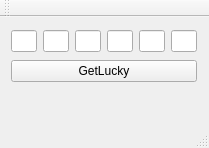
<?xml version="1.0" encoding="UTF-8"?>
<ui version="4.0">
 <class>MainWindow</class>
 <widget class="QMainWindow" name="MainWindow">
  <property name="geometry">
   <rect>
    <x>0</x>
    <y>0</y>
    <width>209</width>
    <height>148</height>
   </rect>
  </property>
  <property name="windowTitle">
   <string>MainWindow</string>
  </property>
  <widget class="QWidget" name="centralWidget">
   <widget class="QWidget" name="verticalLayoutWidget">
    <property name="geometry">
     <rect>
      <x>0</x>
      <y>0</y>
      <width>208</width>
      <height>80</height>
     </rect>
    </property>
    <layout class="QVBoxLayout" name="verticalLayout">
     <item>
      <layout class="QHBoxLayout" name="horizontalLayout">
       <item>
        <widget class="QLineEdit" name="lineEdit_6">
         <property name="readOnly">
          <bool>true</bool>
         </property>
        </widget>
       </item>
       <item>
        <widget class="QLineEdit" name="lineEdit_5">
         <property name="readOnly">
          <bool>true</bool>
         </property>
        </widget>
       </item>
       <item>
        <widget class="QLineEdit" name="lineEdit_4">
         <property name="readOnly">
          <bool>true</bool>
         </property>
        </widget>
       </item>
       <item>
        <widget class="QLineEdit" name="lineEdit_3">
         <property name="readOnly">
          <bool>true</bool>
         </property>
        </widget>
       </item>
       <item>
        <widget class="QLineEdit" name="lineEdit_2">
         <property name="readOnly">
          <bool>true</bool>
         </property>
        </widget>
       </item>
       <item>
        <widget class="QLineEdit" name="lineEdit">
         <property name="readOnly">
          <bool>true</bool>
         </property>
        </widget>
       </item>
      </layout>
     </item>
     <item>
      <widget class="QPushButton" name="getLuckyBtn">
       <property name="text">
        <string>GetLucky</string>
       </property>
      </widget>
     </item>
    </layout>
   </widget>
  </widget>
  <widget class="QMenuBar" name="menuBar">
   <property name="geometry">
    <rect>
     <x>0</x>
     <y>0</y>
     <width>209</width>
     <height>20</height>
    </rect>
   </property>
  </widget>
  <widget class="QToolBar" name="mainToolBar">
   <attribute name="toolBarArea">
    <enum>TopToolBarArea</enum>
   </attribute>
   <attribute name="toolBarBreak">
    <bool>false</bool>
   </attribute>
  </widget>
  <widget class="QStatusBar" name="statusBar"/>
 </widget>
 <layoutdefault spacing="6" margin="11"/>
 <resources/>
 <connections/>
</ui>
